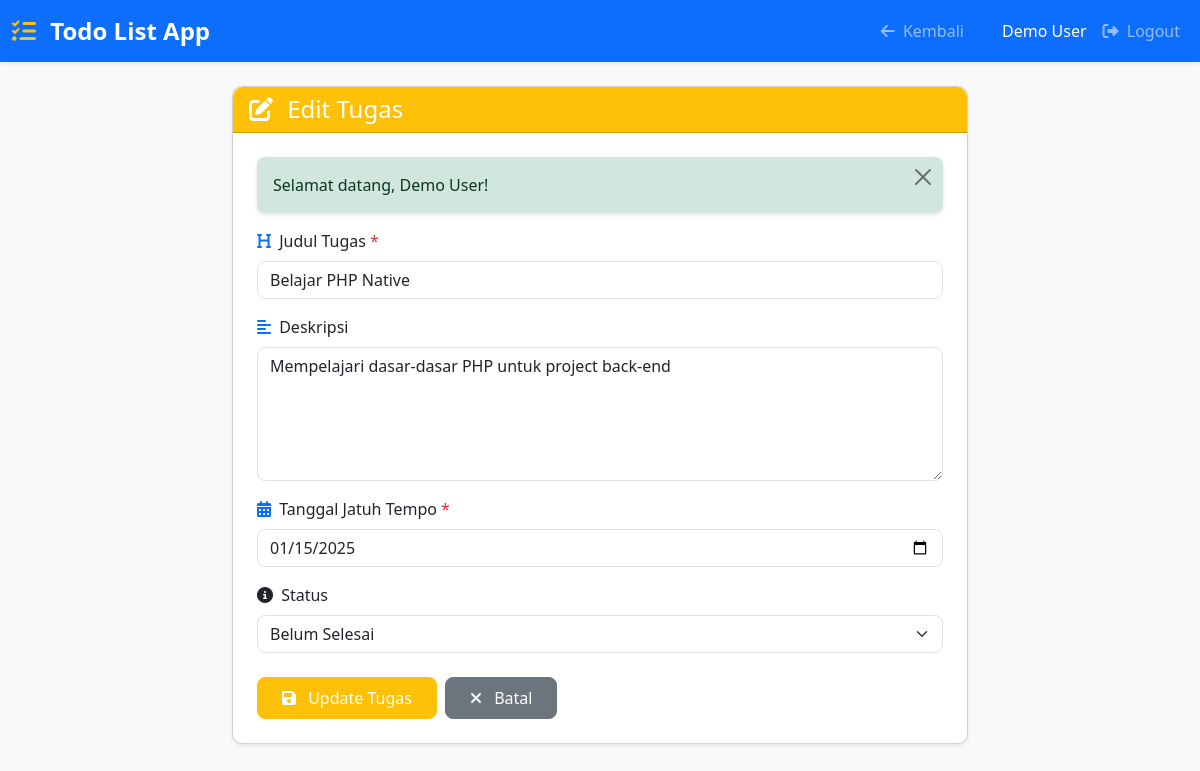
The page /pages/edit_task.php?id=1 (signed in) on the database its author committed.
### tables this page shows
CREATE TABLE IF NOT EXISTS tasks (
    id INT AUTO_INCREMENT PRIMARY KEY,
    user_id INT NOT NULL,
    title VARCHAR(255) NOT NULL,
    description TEXT,
    due_date DATE,
    status ENUM('pending', 'completed') DEFAULT 'pending',
    created_at TIMESTAMP DEFAULT CURRENT_TIMESTAMP,
    updated_at TIMESTAMP DEFAULT CURRENT_TIMESTAMP ON UPDATE CURRENT_TIMESTAMP,
    FOREIGN KEY (user_id) REFERENCES users(id) ON DELETE CASCADE
);

### pages/edit_task.php (the view, shortened to what this page needs)
<?php
require_once __DIR__ . '/../includes/functions.php';
require_once __DIR__ . '/../config/database.php';
$task_id = $_GET['id'] ?? 0;
$stmt = $conn->prepare("SELECT * FROM tasks WHERE id = ? AND user_id = ?");
$stmt->bind_param("ii", $task_id, $_SESSION['user_id']);
$stmt->execute();
$result = $stmt->get_result();
$task = $result->fetch_assoc();
?>
<!DOCTYPE html>
<html lang="id">
<head>
    <link href="https://cdn.jsdelivr.net/npm/bootstrap@5.3.0/dist/css/bootstrap.min.css" rel="stylesheet">
    <link rel="stylesheet" href="https://cdnjs.cloudflare.com/ajax/libs/font-awesome/6.4.0/css/all.min.css">
    <link rel="stylesheet" href="../assets/css/style.css">
</head>
<body class="bg-light">
    <nav class="navbar navbar-expand-lg navbar-dark bg-primary shadow-sm">
        <div class="container-fluid">
            <a class="navbar-brand" href="dashboard.php">
                <i class="fas fa-tasks me-2"></i>
                Todo List App
            </a>
            <div class="collapse navbar-collapse" id="navbarNav">
                <ul class="navbar-nav ms-auto">
                    <li class="nav-item">
                        <a class="nav-link" href="dashboard.php">
                            <i class="fas fa-arrow-left me-1"></i>
                            Kembali
                        </a>
                    </li>
                    <li class="nav-item">
                        <span class="nav-link text-white">
                            <i class="fas fa-user me-1"></i>
                            <?php echo htmlspecialchars($_SESSION['user_name']); ?>
                        </span>
                    </li>
                    <li class="nav-item">
                        <a class="nav-link" href="logout.php">
                            <i class="fas fa-sign-out-alt me-1"></i>
                            Logout
                        </a>
                    </li>
                </ul>
            </div>
        </div>
    </nav>
    <div class="container mt-4">
        <div class="row justify-content-center">
            <div class="col-md-8">
                <div class="card shadow-sm">
                    <div class="card-header bg-warning text-white">
                        <h4 class="mb-0">
                            <i class="fas fa-edit me-2"></i>
                            Edit Tugas
                        </h4>
                    </div>
                    <div class="card-body p-4">
                        <?php echo displayFlashMessage(); ?>
                        <form id="editTaskForm" action="../api/task_process.php" method="POST">
                            <div class="mb-3">
                                <label for="title" class="form-label">
                                    <i class="fas fa-heading me-1"></i>
                                    Judul Tugas <span class="text-danger">*</span>
                                </label>
                                <input type="text" class="form-control" id="title" name="title"
                                       value="<?php echo htmlspecialchars($task['title']); ?>"
                                       placeholder="Masukkan judul tugas" required maxlength="255">
                            </div>
                            <div class="mb-3">
                                <label for="description" class="form-label">
                                    <i class="fas fa-align-left me-1"></i>
                                    Deskripsi
                                </label>
                                <textarea class="form-control" id="description" name="description"
                                          rows="5" placeholder="Masukkan deskripsi tugas (opsional)"><?php echo htmlspecialchars($task['description']); ?></textarea>
                            </div>
                            <div class="mb-3">
                                <label for="due_date" class="form-label">
                                    <i class="fas fa-calendar-alt me-1"></i>
                                    Tanggal Jatuh Tempo <span class="text-danger">*</span>
                                </label>
                                <input type="date" class="form-control" id="due_date" name="due_date"
                                       value="<?php echo $task['due_date']; ?>" required>
                            </div>
                            <div class="mb-4">
                                <label for="status" class="form-label">
                                    <i class="fas fa-info-circle me-1"></i>
                                    Status
                                </label>
                                <select class="form-select" id="status" name="status">
                                    <option value="pending" <?php echo $task['status'] === 'pending' ? 'selected' : ''; ?>>
                                        Belum Selesai
                                    </option>
                                </select>
                            </div>
                            <div class="d-flex gap-2">
                                <button type="submit" class="btn btn-warning text-white">
                                    <i class="fas fa-save me-2"></i>
                                    Update Tugas
                                </button>
                                <a href="dashboard.php" class="btn btn-secondary">
                                    <i class="fas fa-times me-2"></i>
                                    Batal
                                </a>
                            </div>
                        </form>
                    </div>
                </div>
            </div>
        </div>
    </div>
</body>
</html>

### assets/css/style.css (style rules this page uses)
:root { --primary-color: #0d6efd; --secondary-color: #6c757d; --success-color: #198754; --warning-color: #ffc107; --danger-color: #dc3545; --info-color: #0dcaf0; --light-bg: #f8f9fa; }
* { margin: 0; padding: 0; box-sizing: border-box; }
body { font-family: 'Segoe UI', Tahoma, Geneva, Verdana, sans-serif; background-color: var(--light-bg); min-height: 100vh; }
.navbar-brand { font-weight: bold; font-size: 1.5rem; }
.navbar-brand i { color: #ffc107; }
.card { border-radius: 10px; transition: transform 0.2s ease, box-shadow 0.2s ease; }
.card-header { border-radius: 10px 10px 0 0 !important; }
.form-label { font-weight: 500; margin-bottom: 0.5rem; }
.form-control, .form-select { border-radius: 8px; }
.btn { border-radius: 8px; padding: 0.5rem 1.5rem; font-weight: 500; transition: all 0.3s ease; }
.fa-tasks { color: #ffc107; }
.fa-user, .fa-envelope, .fa-lock, .fa-heading, .fa-align-left, .fa-calendar-alt { color: var(--primary-color); }

### rows shown on the page
tasks: title "Belajar PHP Native", description "Mempelajari dasar-dasar PHP untuk project back-end", due_date "01/15/2025", status "Belum Selesai"

### other values the page prints
$_SESSION['user_name'] "Demo User"
displayFlashMessage() "Selamat datang, Demo User!"
